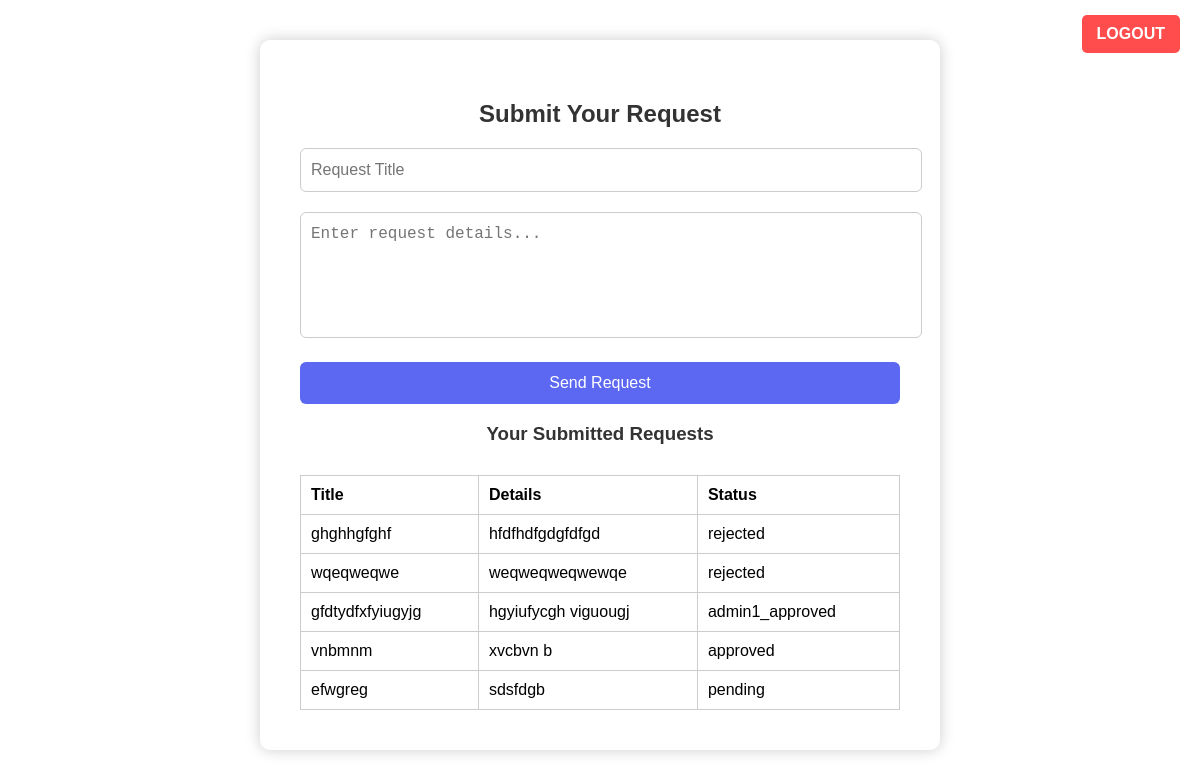
The app's page /submit_request.php (signed in) with its own data.
### tables this page shows
CREATE TABLE `user_requests` (
  `id` int NOT NULL,
  `user_id` int NOT NULL,
  `title` varchar(255) DEFAULT NULL,
  `details` text,
  `status` enum('pending','admin1_approved','admin2_approved','approved','rejected') DEFAULT 'pending',
  `admin1_remark` text,
  `admin2_remark` text,
  `admin3_remark` text
);

### submit_request.php (the view, shortened to what this page needs)
<?php
include 'connection.php';
$user_id = $_SESSION['user_id'];
?>
<!DOCTYPE html>
<html>
<head>
</head>
<body>
  <a class="logout" href="logout.php">LOGOUT</a>
  <div class="request-container">
    <h2>Submit Your Request</h2>
    <form method="POST" action="">
      <input type="text" name="title" placeholder="Request Title" required><br>
      <textarea name="details" placeholder="Enter request details..." required></textarea><br>
      <input type="submit" name="submit_request" value="Send Request">
    </form>
    <h3>Your Submitted Requests</h3>
    <?php
    $sql = "SELECT title, details, status FROM user_requests WHERE user_id = ?";
    $stmt = mysqli_prepare($conn, $sql);
    mysqli_stmt_bind_param($stmt, "i", $user_id);
    mysqli_stmt_execute($stmt);
    $result = mysqli_stmt_get_result($stmt);
    echo "<table>";
    echo "<tr><th>Title</th><th>Details</th><th>Status</th></tr>";
    while ($row = mysqli_fetch_assoc($result)) {
        echo "<tr>";
        echo "<td>" . htmlspecialchars($row['title']) . "</td>";
        echo "<td>" . htmlspecialchars($row['details']) . "</td>";
        echo "<td>" . htmlspecialchars($row['status']) . "</td>";
        echo "</tr>";
    }
    echo "</table>";
    ?>
  </div>
</body>
</html>

### submit_request.php (style rules this page uses)
body { font-family: Arial, sans-serif; background: url('gif/blue.gif') no-repeat center center fixed; background-size: cover; display: flex; justify-content: center; align-items: flex-start; padding-top: 40px; min-height: 100vh; margin: 0; }
.request-container { background: white; padding: 40px; border-radius: 10px; box-shadow: 0 0 15px rgba(0, 0, 0, 0.2); width: 100%; max-width: 600px; text-align: center; }
h2, h3 { color: #333; }
input[type="text"], textarea { width: 100%; padding: 12px 10px; margin-bottom: 20px; border: 1px solid #ccc; border-radius: 6px; font-size: 16px; }
textarea { height: 100px; resize: none; }
input[type="submit"] { width: 100%; background: #5c67f2; color: white; padding: 12px; border: none; border-radius: 6px; font-size: 16px; cursor: pointer; }
table { width: 100%; margin-top: 30px; border-collapse: collapse; }
table, th, td { border: 1px solid #ccc; }
th, td { padding: 10px; text-align: left; }
.logout { position: fixed; top: 15px; right: 20px; background: #ff4d4d; color: white; padding: 10px 15px; border-radius: 5px; text-decoration: none; font-weight: bold; }

### records on screen
user_requests: title "ghghhgfghf", details "hfdfhdfgdgfdfgd", status "rejected"
user_requests: title "wqeqweqwe", details "weqweqweqwewqe", status "rejected"
user_requests: title "gfdtydfxfyiugyjg", details "hgyiufycgh viguougj", status "admin1_approved"
user_requests: title "vnbmnm", details "xvcbvn b", status "approved"
user_requests: title "efwgreg", details "sdsfdgb", status "pending"
